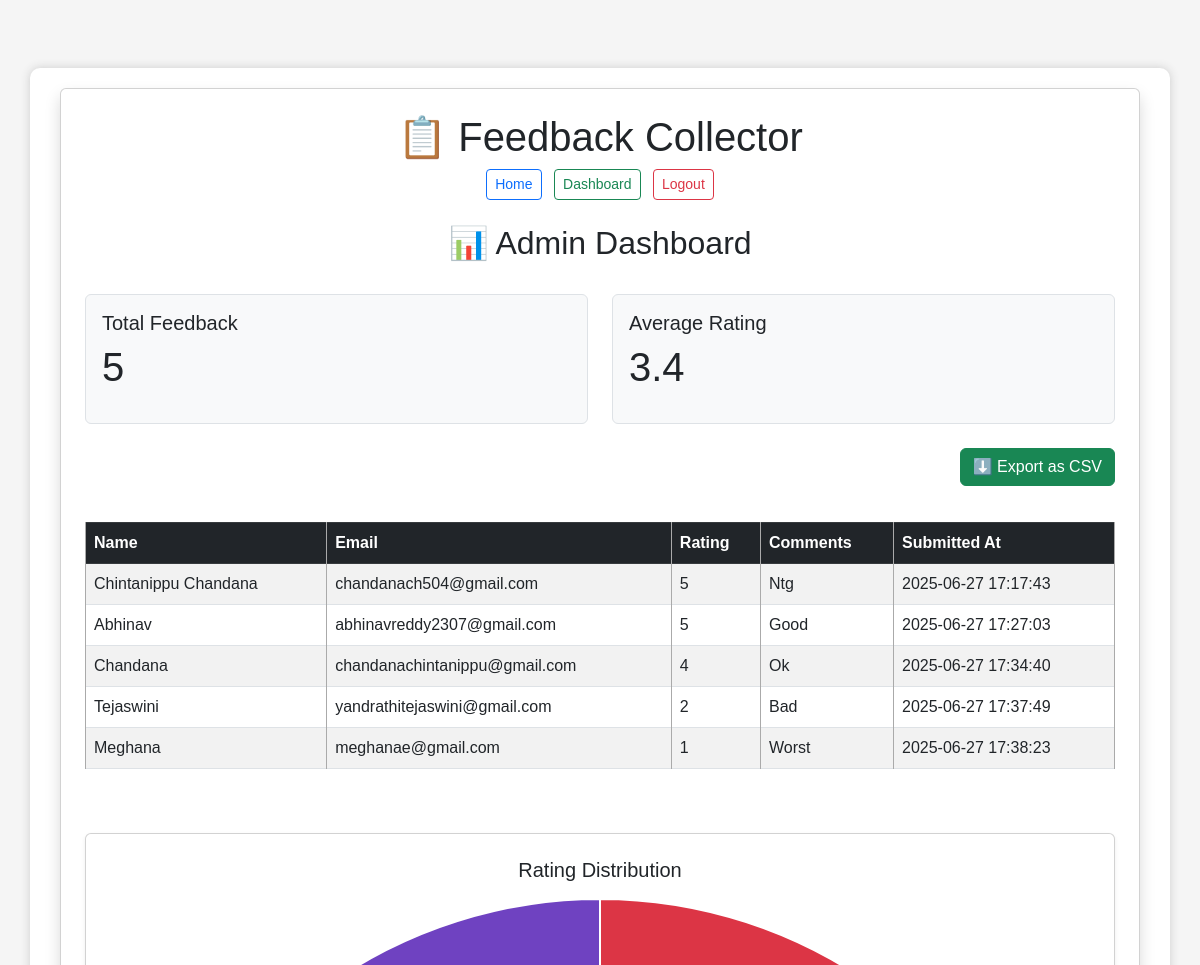
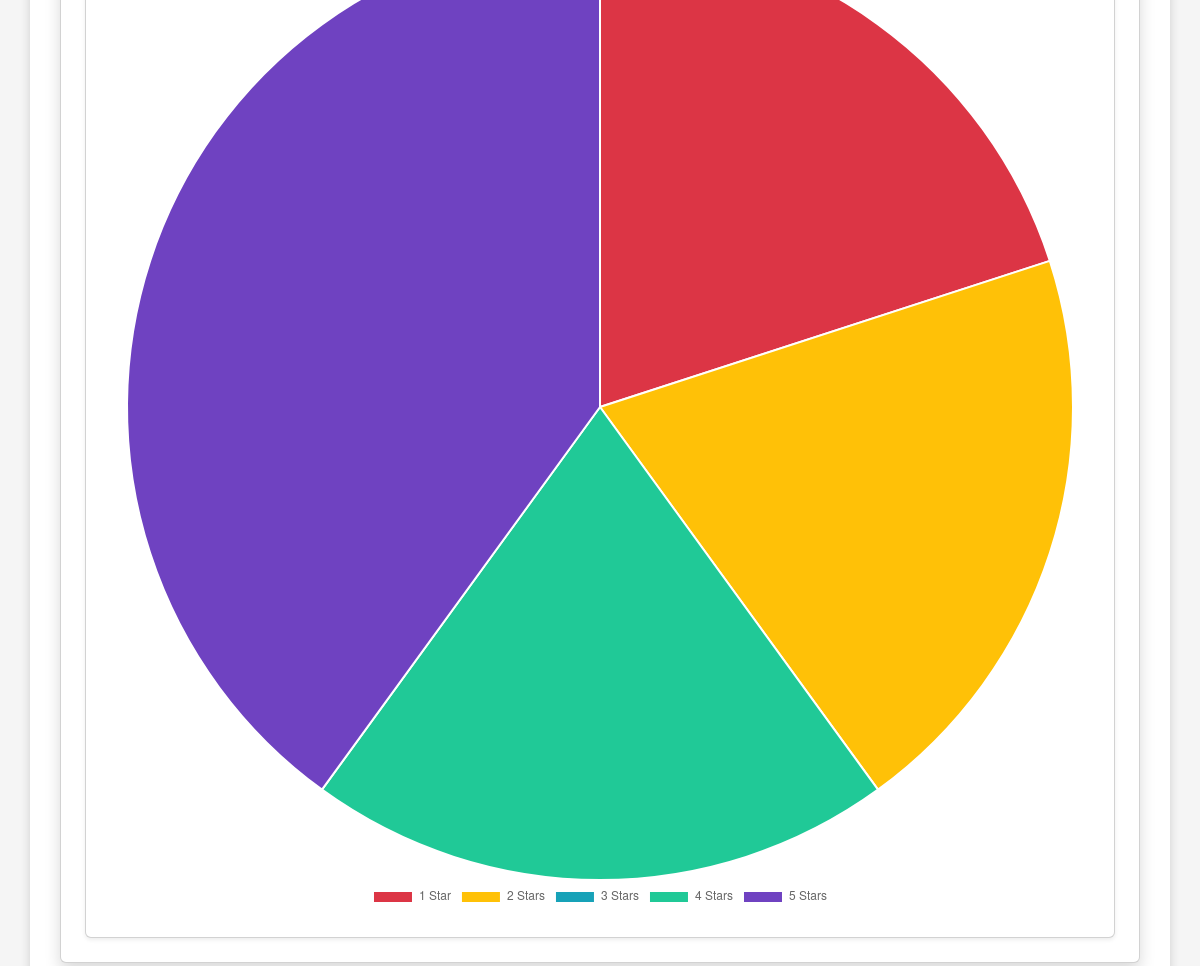
The page /admin-dashboard (signed in) on the database its author committed (2 pictures, top to bottom).
### tables this page shows
CREATE TABLE Feedback (
    id INTEGER PRIMARY KEY AUTOINCREMENT,
    name TEXT,
    email TEXT,
    rating INTEGER,
    comments TEXT,
    date_submitted TEXT
);

### app.py (the view)
@app.route('/admin-dashboard')
def admin_dashboard():
    if not session.get('admin'):
        return redirect('/login')
    conn = sqlite3.connect('database.db')
    cursor = conn.cursor()
    cursor.execute("SELECT * FROM Feedback")
    feedbacks = cursor.fetchall()
    cursor.execute("SELECT COUNT(*), AVG(rating) FROM Feedback")
    total, avg_rating = cursor.fetchone()
    conn.close()
    return render_template('admin.html', feedbacks=feedbacks, total=total, avg_rating=round(avg_rating or 0, 2))

### templates/admin.html (shortened to what this page needs)
{% extends "layout.html" %}
{% block content %}
<div class="text-center mb-4">
  <h2>📊 Admin Dashboard</h2>
</div>
<div class="row mb-4">
  <div class="col-md-6">
    <div class="card p-3 bg-light border">
      <h5>Total Feedback</h5>
      <p class="display-6">{{ total }}</p>
    </div>
  </div>
  <div class="col-md-6">
    <div class="card p-3 bg-light border">
      <h5>Average Rating</h5>
      <p class="display-6">{{ avg_rating }}</p>
    </div>
  </div>
</div>
<div class="mb-3 text-end">
  <a href="/export" class="btn btn-success">⬇️ Export as CSV</a>
</div>
<div class="table-responsive mb-5">
  <table class="table table-striped table-bordered">
    <thead class="table-dark">
      <tr>
        <th>Name</th>
        <th>Email</th>
        <th>Rating</th>
        <th>Comments</th>
        <th>Submitted At</th>
      </tr>
    </thead>
    <tbody>
      {% for fb in feedbacks %}
      <tr>
        <td>{{ fb[1] }}</td>
        <td>{{ fb[2] }}</td>
        <td>{{ fb[3] }}</td>
        <td>{{ fb[4] }}</td>
        <td>{{ fb[5] }}</td>
      </tr>
      {% endfor %}
    </tbody>
  </table>
</div>
<div class="card p-4 shadow-sm">
  <h5 class="text-center mb-3">Rating Distribution</h5>
  <canvas id="ratingChart" width="400" height="200"></canvas>
</div>
<script>
  const ratingData = {
    labels: ['1 Star', '2 Stars', '3 Stars', '4 Stars', '5 Stars'],
    datasets: [{
      label: 'Rating Count',
      data: [0, 0, 0, 0, 0],
      backgroundColor: ['#dc3545', '#ffc107', '#17a2b8', '#20c997', '#6f42c1'],
      borderColor: '#fff',
      borderWidth: 2
    }]
  };
  {% for fb in feedbacks %}
    ratingData.datasets[0].data[{{ fb[3] - 1 }}]++;
  {% endfor %}
  const ctx = document.getElementById('ratingChart').getContext('2d');
  new Chart(ctx, {
    type: 'pie',
    data: ratingData,
    options: {
      responsive: true,
      plugins: {
        legend: {
          position: 'bottom'
        }
      }
    }
  });
</script>
{% endblock %}

### templates/layout.html (shortened to what this page needs)
<!DOCTYPE html>
<html lang="en">
<head>
  <link rel="stylesheet" href="https://cdn.jsdelivr.net/npm/bootstrap@5.3.0/dist/css/bootstrap.min.css">
  <link rel="stylesheet" href="{{ url_for('static', filename='css/style.css') }}">
</head>
<body>
  <div class="container mt-5">
    <div class="card p-4 shadow">
      <h1 class="text-center">📋 Feedback Collector</h1>
      <nav class="mb-4 text-center">
        <a href="/" class="btn btn-outline-primary btn-sm mx-1">Home</a>
        {% if session.get('admin') %}
          <a href="/admin-dashboard" class="btn btn-outline-success btn-sm mx-1">Dashboard</a>
          <a href="/logout" class="btn btn-outline-danger btn-sm mx-1">Logout</a>
        {% else %}
          <a href="/login" class="btn btn-outline-secondary btn-sm mx-1">Admin Login</a>
        {% endif %}
      </nav>
      {% block content %}{% endblock %}
    </div>
  </div>
</body>

### static/css/style.css (style rules this page uses)
body { font-family: Arial, sans-serif; background-color: #f5f5f5; padding: 20px; }
.container { background: white; padding: 20px 30px; border-radius: 10px; box-shadow: 0px 0px 10px #ccc; }
table { width: 100%; border-collapse: collapse; margin-top: 20px; }
table, th, td { border: 1px solid #aaa; }
th, td { padding: 10px; text-align: left; }
nav a { margin-right: 15px; text-decoration: none; color: #007bff; }

### rows shown on the page
Feedback: name "Chintanippu Chandana", email "chandanach504@gmail.com", rating "5", comments "Ntg", date_submitted "2025-06-27 17:17:43"
Feedback: name "Abhinav", email "abhinavreddy2307@gmail.com", rating "5", comments "Good", date_submitted "2025-06-27 17:27:03"
Feedback: name "Chandana", email "chandanachintanippu@gmail.com", rating "4", comments "Ok", date_submitted "2025-06-27 17:34:40"
Feedback: name "Tejaswini", email "yandrathitejaswini@gmail.com", rating "2", comments "Bad", date_submitted "2025-06-27 17:37:49"
Feedback: name "Meghana", email "meghanae@gmail.com", rating "1", comments "Worst", date_submitted "2025-06-27 17:38:23"

### other values the page prints
{{ total }} "5"
{{ avg_rating }} "3.4"
